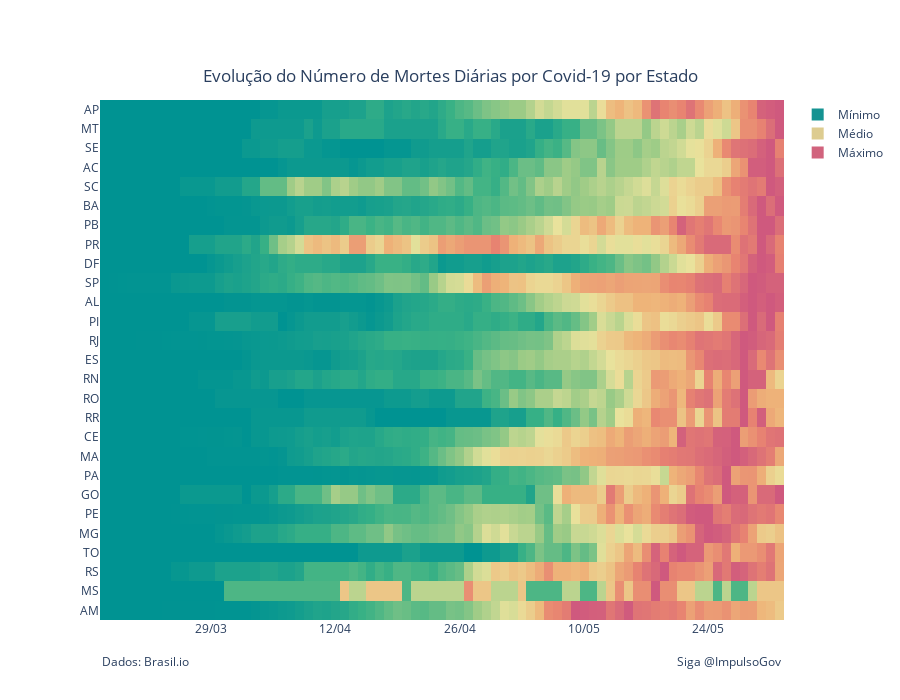

The cell this chart's notebook holds for it:
### Code cell
prepare_heatmap(br_cases, place_type="state", mavg_days=7, 
                title='Evolução do Número de Mortes Diárias por Covid-19 por Estado',
               datasource='Brasil.io')

### Figure 1 — Plotly figure (JSON) as saved in the notebook; plotly's stock layout.template omitted (floating-point values rounded to 4 significant figures; data arrays with more than 128 entries replaced by an {"elided": "..."} marker saying what was removed)
{"data": [{"colorscale": [[0, "rgb(0, 147, 146)"], [0.1667, "rgb(57, 177, 133)"], [0.3333, "rgb(156, 203, 134)"], [0.5, "rgb(233, 226, 156)"], [0.6667, "rgb(238, 180, 121)"], [0.8333, "rgb(232, 132, 113)"], [1, "rgb(207, 89, 126)"]], "hoverinfo": "text", "hovertext": {"elided": "27x77 str values"}, "showscale": false, "type": "heatmap", "x": ["2020-03-17", "2020-03-18", "2020-03-19", "2020-03-20", "2020-03-21", "2020-03-22", "2020-03-23", "2020-03-24", "2020-03-25", "2020-03-26", "2020-03-27", "2020-03-28", "2020-03-29", "2020-03-30", "2020-03-31", "2020-04-01", "2020-04-02", "2020-04-03", "2020-04-04", "2020-04-05", "2020-04-06", "2020-04-07", "2020-04-08", "2020-04-09", "2020-04-10", "2020-04-11", "2020-04-12", "2020-04-13", "2020-04-14", "2020-04-15", "2020-04-16", "2020-04-17", "2020-04-18", "2020-04-19", "2020-04-20", "2020-04-21", "2020-04-22", "2020-04-23", "2020-04-24", "2020-04-25", "2020-04-26", "2020-04-27", "2020-04-28", "2020-04-29", "2020-04-30", "2020-05-01", "2020-05-02", "2020-05-03", "2020-05-04", "2020-05-05", "2020-05-06", "2020-05-07", "2020-05-08", "2020-05-09", "2020-05-10", "2020-05-11", "2020-05-12", "2020-05-13", "2020-05-14", "2020-05-15", "2020-05-16", "2020-05-17", "2020-05-18", "2020-05-19", "2020-05-20", "2020-05-21", "2020-05-22", "2020-05-23", "2020-05-24", "2020-05-25", "2020-05-26", "2020-05-27", "2020-05-28", "2020-05-29", "2020-05-30", "2020-05-31", "2020-06-01"], "y": ["AM", "MS", "RS", "TO", "MG", "PE", "GO", "PA", "MA", "CE", "RR", "RO", "RN", "ES", "RJ", "PI", "AL", "SP", "DF", "PR", "PB", "BA", "SC", "AC", "SE", "MT", "AP"], "z": {"elided": "27x77 float values"}}, {"marker": {"color": "#159392", "size": 12, "symbol": "square"}, "mode": "markers", "name": "Mínimo", "showlegend": true, "type": "scatter", "x": [null], "y": [null]}, {"marker": {"color": "#ddcc90", "size": 12, "symbol": "square"}, "mode": "markers", "name": "Médio", "showlegend": true, "type": "scatter", "x": [null], "y": [null]}, {"marker": {"color": "#d1637d", "size": 12, "symbol": "square"}, "mode": "markers", "name": "Máximo", "showlegend": true, "type": "scatter", "x": [null], "y": [null]}], "layout": {"annotations": [{"showarrow": false, "text": "Siga @ImpulsoGov", "x": 1, "xref": "paper", "y": -0.1, "yref": "paper"}, {"showarrow": false, "text": "Dados: Brasil.io", "x": 0, "xref": "paper", "y": -0.1, "yref": "paper"}], "height": 700, "margin": {"l": 100, "r": 100, "t": 100}, "plot_bgcolor": "rgba(0,0,0,0)", "title": {"text": "Evolução do Número de Mortes Diárias por Covid-19 por Estado", "x": 0.5, "xanchor": "center", "y": 0.9, "yanchor": "auto"}, "xaxis": {"domain": [0, 1], "tickformat": "%d/%m"}, "yaxis": {"tickmode": "linear"}}}
